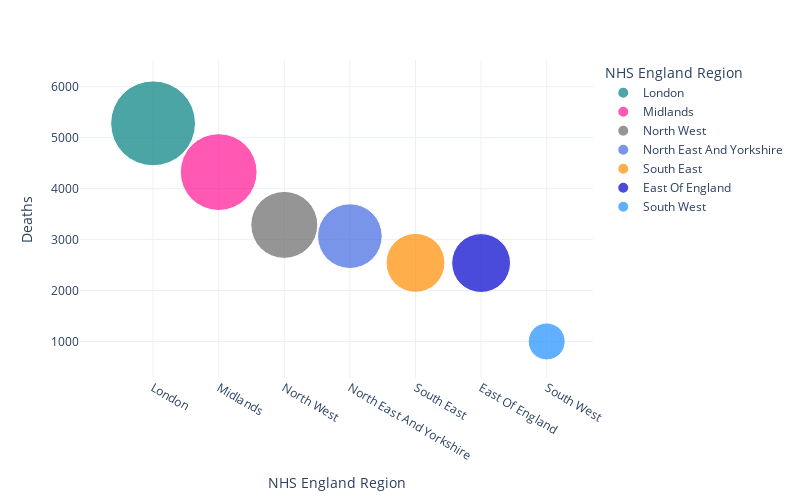

This figure's notebook cell:
### Markdown cell above
## COVID-19 total deaths by NHS region

### Code cell
# That is done! Now let´s work on the NHS regions map; it should be easier that this one.
# Now we use df_region taht we loaded in the 1st cell

############################### For folium map
df_region

# We remove the rows that we are not interested
df_region.drop(df_region.index[[0,1,2,3,4,5,6,7,8,9,10,11,12,13,15,16]], inplace=True)

# And now we drop all columns with NaN
df_region.dropna(axis=1, how='any', inplace= True)

# Now we reset the index, so it doesn´t start from 14
df_region = df_region.reset_index(drop=True)

# Now we read the csv with the coordinates of each region
df3 = pd.read_csv("Coordinates_region.csv")

# And now we add those 2 new columns from df3 to df_region
df_region["Lat"] = df3["Lat"]
df_region["Long"] = df3["Long"]

# Now we re-order the column Lat, so we have lat and long close to the name
mid = df_region['Lat']
df_region.drop(labels=['Lat'], axis=1, inplace = True)
df_region.insert(2, 'Lat', mid)

# Now we re-order the column Long, so we have lat and long close to the name
mid = df_region['Long']
df_region.drop(labels=['Long'], axis=1, inplace = True)
df_region.insert(3, 'Long', mid)

# And now we change the name of the columns for the 1st row
df_region.columns = df_region.iloc[0]

# Now we drop the 1st row (as now it is the name of the columns)
df_region = df_region.drop(df_region.index[0])

# And now we reset the index, so it starts from 0
df_region = df_region.reset_index(drop=True)


############################### For scatter plot
df_sorted_region = df_region.sort_values("Total", ascending = False)

df_sorted_region['Total'] = df_sorted_region['Total'].astype(float)  # Converting Total into numbers (they were strings)

#df_sorted_region


fig = px.scatter(df_sorted_region, x = "NHS England Region", y = "Total", size = "Total",
                 color = "NHS England Region", hover_name = "NHS England Region",
                 color_discrete_sequence= ("teal", "deeppink", "dimgrey", "royalblue", "darkorange",
                                           "mediumblue", "dodgerblue"),
                 size_max=60, width=800, height=500)

fig.update_layout(title_text='',
                 yaxis_title = "Deaths")

fig.show()

### Figure 1 — Plotly figure (JSON) as saved in the notebook; plotly's stock layout.template omitted (floating-point values rounded to 4 significant figures)
{"data": [{"hovertemplate": "<b>%{hovertext}</b><br><br>NHS England Region=%{x}<br>Total=%{marker.size}<extra></extra>", "hovertext": ["London"], "legendgroup": "London", "marker": {"color": "teal", "size": [5282], "sizemode": "area", "sizeref": 1.467, "symbol": "circle"}, "mode": "markers", "name": "London", "showlegend": true, "type": "scatter", "x": ["London"], "xaxis": "x", "y": [5282], "yaxis": "y"}, {"hovertemplate": "<b>%{hovertext}</b><br><br>NHS England Region=%{x}<br>Total=%{marker.size}<extra></extra>", "hovertext": ["Midlands"], "legendgroup": "Midlands", "marker": {"color": "deeppink", "size": [4325], "sizemode": "area", "sizeref": 1.467, "symbol": "circle"}, "mode": "markers", "name": "Midlands", "showlegend": true, "type": "scatter", "x": ["Midlands"], "xaxis": "x", "y": [4325], "yaxis": "y"}, {"hovertemplate": "<b>%{hovertext}</b><br><br>NHS England Region=%{x}<br>Total=%{marker.size}<extra></extra>", "hovertext": ["North West"], "legendgroup": "North West", "marker": {"color": "dimgrey", "size": [3289], "sizemode": "area", "sizeref": 1.467, "symbol": "circle"}, "mode": "markers", "name": "North West", "showlegend": true, "type": "scatter", "x": ["North West"], "xaxis": "x", "y": [3289], "yaxis": "y"}, {"hovertemplate": "<b>%{hovertext}</b><br><br>NHS England Region=%{x}<br>Total=%{marker.size}<extra></extra>", "hovertext": ["North East And Yorkshire"], "legendgroup": "North East And Yorkshire", "marker": {"color": "royalblue", "size": [3068], "sizemode": "area", "sizeref": 1.467, "symbol": "circle"}, "mode": "markers", "name": "North East And Yorkshire", "showlegend": true, "type": "scatter", "x": ["North East And Yorkshire"], "xaxis": "x", "y": [3068], "yaxis": "y"}, {"hovertemplate": "<b>%{hovertext}</b><br><br>NHS England Region=%{x}<br>Total=%{marker.size}<extra></extra>", "hovertext": ["South East"], "legendgroup": "South East", "marker": {"color": "darkorange", "size": [2544], "sizemode": "area", "sizeref": 1.467, "symbol": "circle"}, "mode": "markers", "name": "South East", "showlegend": true, "type": "scatter", "x": ["South East"], "xaxis": "x", "y": [2544], "yaxis": "y"}, {"hovertemplate": "<b>%{hovertext}</b><br><br>NHS England Region=%{x}<br>Total=%{marker.size}<extra></extra>", "hovertext": ["East Of England"], "legendgroup": "East Of England", "marker": {"color": "mediumblue", "size": [2540], "sizemode": "area", "sizeref": 1.467, "symbol": "circle"}, "mode": "markers", "name": "East Of England", "showlegend": true, "type": "scatter", "x": ["East Of England"], "xaxis": "x", "y": [2540], "yaxis": "y"}, {"hovertemplate": "<b>%{hovertext}</b><br><br>NHS England Region=%{x}<br>Total=%{marker.size}<extra></extra>", "hovertext": ["South West"], "legendgroup": "South West", "marker": {"color": "dodgerblue", "size": [1001], "sizemode": "area", "sizeref": 1.467, "symbol": "circle"}, "mode": "markers", "name": "South West", "showlegend": true, "type": "scatter", "x": ["South West"], "xaxis": "x", "y": [1001], "yaxis": "y"}], "layout": {"height": 500, "legend": {"itemsizing": "constant", "title": {"text": "NHS England Region"}, "tracegroupgap": 0}, "margin": {"t": 60}, "title": {"text": ""}, "width": 800, "xaxis": {"anchor": "y", "categoryarray": ["London", "Midlands", "North West", "North East And Yorkshire", "South East", "East Of England", "South West"], "categoryorder": "array", "domain": [0, 1], "title": {"text": "NHS England Region"}}, "yaxis": {"anchor": "x", "domain": [0, 1], "title": {"text": "Deaths"}}}}
